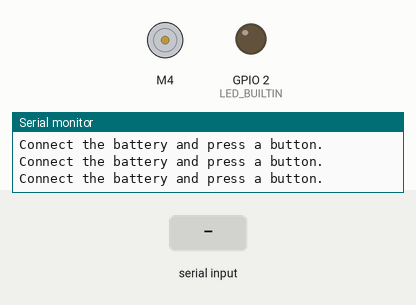
Bench run of a program on a simulated ESP32. Parts: DC motor (green arrow = forward, orange = backward, longer = faster), output pins drawn as LEDs (lit = HIGH), the last lines printed to the serial monitor. The test bench sets the inputs (shaded band).

Above: at 0.8 s.
0.9 s: "1" received over Serial
At 1.6 s:
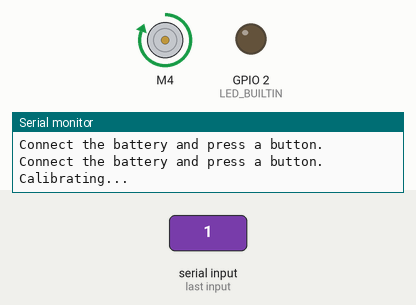
At 17.4 s:
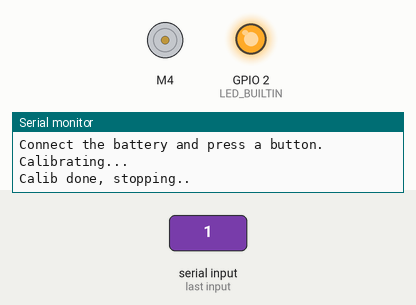
Timing chart, 0 to 18.4 s (numbered marks = the images above; inputs shaded):
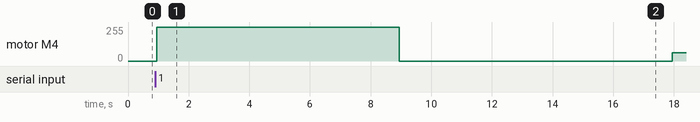

Measured:
- after the input at 0.9 s, GPIO 2 (LED_BUILTIN): LOW → HIGH after 16.0 s; motor M4: stopped → forward 255/255 after 0.05 s, → stopped 8.0 s later, → forward 63/255 9.0 s later

The program:

main.cpp
```cpp
#include <Arduino.h>
#include <ESC.h>

int max_value = 1600; //change this if your ESC's max value is different or leave it be
int min_value = 1400; //change this if your ESC's min value is different or leave it be
int arm_value = 1500;
int speed = arm_value -100;
#define control_pin 4
ESC myESC(control_pin, min_value, max_value, arm_value);

int brightness = 0; // how bright the LED is
int fadeAmount = 5; // how many points to fade the LED by
void setup()
{
  // put your setup code here, to run once:
  //In Setup, let´s do the calibration, before we enter loop.
  pinMode(LED_BUILTIN, OUTPUT);
  digitalWrite(LED_BUILTIN, LOW);
  pinMode(control_pin, OUTPUT);

  Serial.begin(9600);
  Serial.println("Starting....");
  while (!Serial.available())
  {
    Serial.println("Connect the battery and press a button.");
  }
  Serial.println("Calibrating...");
  myESC.calib();
  Serial.println("Calib done, stopping..");
  myESC.stop();
  digitalWrite(2, HIGH);
  pinMode(control_pin, OUTPUT);
  delay(1000);
  Serial.println("Arming!");
  myESC.arm();
}
bool golow = false;
bool LED = 0;
void loop()
{
  if (speed == max_value)
  {
    golow = true;
  }
  else if (speed == min_value)
  {
    golow = false;
  }
  if (golow)
  {
    speed-=50;
  }
  else
  {
    speed+=50;
  }
  LED = !LED;
  Serial.println(speed);
  myESC.speed(speed);
  digitalWrite(2, LED);
  delay(2000);
}
```
